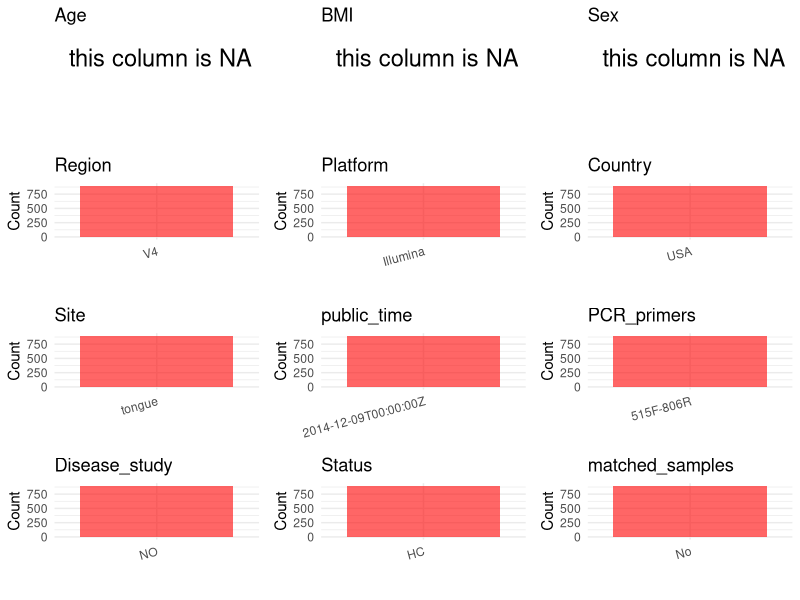

Source code (R): (Note: this script raises an error after producing the figure.)
## ---- chunk 1
# Load necessary libraries
library(dplyr)
library(ggplot2)
library(cowplot)

# Set working directory (update this path to your local directory)
setwd("D:/oral_project/PRJEB5726")

# Read the initial metadata files
initial_meta<-read.csv("SraRunTable.csv",header = T)

# Combine the two metadata files
#meta <- rbind(initial_meta, initial_meta1)

#Remove entries non-oral samples
#initial_meta <- subset(initial_meta,isolate %in% c("saliva","tongue coat"))

# Check the number of samples containing "HT" in Sample.Name (e.g., healthy controls)
#nrow(subset(meta, grepl("HT", Sample.Name)))

# Display the first few rows of the metadata
head(initial_meta)
## ---- chunk 2
# Create a uniform metadata dataframe
metadata <- data.frame(
  BioProject = initial_meta$BioProject,
  Run = initial_meta$Run,
  sample_name = initial_meta$host_subject_id,
  Age = NA,
  BMI = NA,
  Sex = NA,
  Region = initial_meta$target_subfragment..exp.,
  Platform = initial_meta$platform..exp.,
  Country = initial_meta$geo_loc_name_country,
  Site = gsub("UBERON:", "", initial_meta$body_site),
  public_time = initial_meta$ReleaseDate,
  PCR_primers = "515F-806R",
  stringsAsFactors = FALSE
)
## ---- chunk 3
# Add information obtained from the publication
metadata$title <- "Temporal variability is a personalized feature of the human microbiome"
metadata$Disease_study <- "NO"
# Assign disease status based on sample_name patterns
metadata$Status <- "HC"

#get subjects id with Saliva available
keep_subjects<-subset(metadata,Site %in% "tongue")
#remove subjects without Saliva samples
metadata<-subset(metadata,sample_name %in% keep_subjects$sample_name)
#get subjects sampling counts
sample_counts <- table(metadata$sample_name)
# Create matched_samples column, any subjects have >=2 samples will be label "YES", otherwise "NO"
metadata$matched_samples="No"
## ---- chunk 4
# Check the number of unique runs and sample names
print(paste("Number of unique runs:", length(unique(metadata$Run))))
print(paste("Number of unique sample names:", length(unique(metadata$sample_name))))
## ---- chunk 5
# Select columns for visualization
plot_data <- metadata %>%
  select(-BioProject, -Run, -sample_name, -title)

# Function to create simple plots for each column
create_simple_plots <- function(data) {
  plots <- list()
  
  for (col in colnames(data)) {
    # Check if the column is all NA
    if (all(is.na(data[[col]]))) {
      # Create an empty plot with text indicating all NA
      p <- ggplot() +
        annotate("text", x = 0.5, y = 0.5, label = "this column is NA", size = 6) +
        labs(title = col) +
        theme_void()
    } else if (is.numeric(data[[col]])) {
      # Numeric variable: histogram
      p <- ggplot(data, aes(x = .data[[col]])) +
        geom_histogram(fill = "blue", alpha = 0.6, bins = 20, na.rm = TRUE) +
        labs(title = col) +
        theme_minimal()
    } else {
      # Categorical variable: bar plot (remove NA values)
      count_data <- as.data.frame(table(data[[col]], useNA = "ifany"))
      p <- ggplot(count_data, aes(x = reorder(Var1, -Freq), y = Freq)) +
        geom_col(fill = "red", alpha = 0.6) +
        labs(title = col, x = NULL, y = "Count") +
        theme_minimal() +
        theme(axis.text.x = element_text(angle = 15, hjust = 1))
    }
    plots[[col]] <- p
  }
  
  return(plots)
}

# Generate and arrange plots
plots <- create_simple_plots(plot_data)
p<-plot_grid(plots$Age, 
          plots$BMI, 
          plots$Sex, 
          plots$Region, 
          plots$Platform, 
          plots$Country, 
          plots$Site,
          plots$public_time, 
          plots$PCR_primers,
          plots$Disease_study,
          plots$Status,
          plots$matched_samples,# add 
          ncol = 3, align = "hv", axis = "lb")
ggsave("Metadata_Summary.png", plot = p, width = 8, height = 6, dpi = 150)
## ---- chunk 6
knitr::include_graphics("Metadata_Summary.png")
## ---- chunk 7
# Reorder columns to match the desired format
metadata <- metadata[, c(
  "BioProject", "Run", "sample_name", "Age", "BMI", "Sex", 
  "Region", "Platform", "Country", "Site", "public_time", 
  "PCR_primers", "title", "Disease_study", "Status","matched_samples"
)]

# Export the uniform metadata to a CSV file
write.csv(metadata, file = "metadata.csv", quote = FALSE)
head(metadata)
